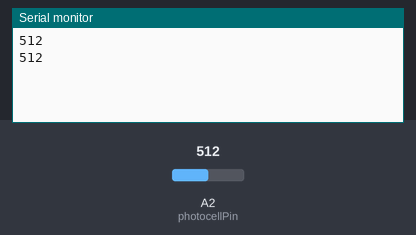
A sketch run on a simulated Arduino Uno, built with avr-gcc and run on an emulated ATmega328P. On the bench: the last lines printed to the serial monitor. The test bench sets the inputs (shaded band); at power-on: A2 (photocellPin) = 512.

Above: at 1.8 s.
1.9 s: A2 (photocellPin) set to 716
At 2.7 s:
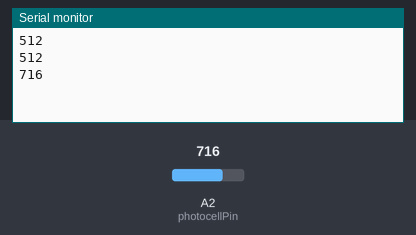
3.4 s: A2 (photocellPin) set to 900
At 4.8 s:
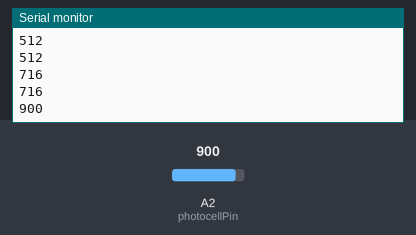
Timing chart, 0 to 6.4 s (numbered marks = the images above; inputs shaded):
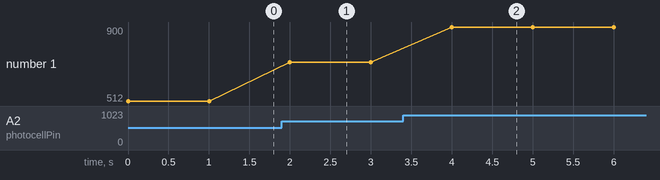

The sketch:

Lazer-Tag1.ino
```cpp
int photocellPin = 2;       //define photocellsh=2, read the value of voltage.
int val = 0;       //define original of val.

void setup()
{
	Serial.begin(9600); // for debugging through serial monitor
}

void loop()
{
	val = analogRead(photocellPin);    //get the value from sensor
	Serial.println(val);
	delay(1000);
}
```

Measured:
- after the input at 1.9 s, the serial monitor: prints a new line after 0.10 s (image 1)
- after the input at 3.4 s, the serial monitor: prints a new line after 0.60 s (image 2)
- plotted number 1: 512 → 716 after the input at 1.9 s, 716 → 900 after the input at 3.4 s
